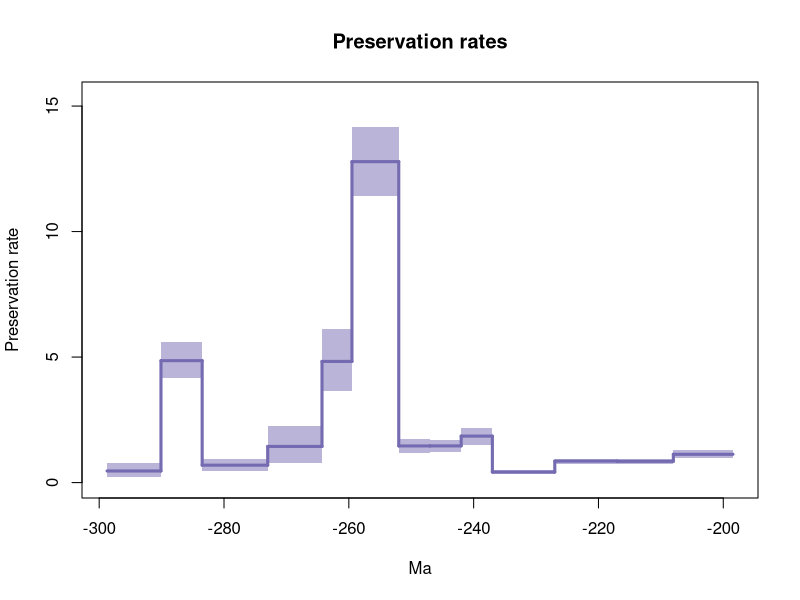

This figure's R source:
library(scales)

pdf(file='C:/Users/SimoesLabAdmin/Documents/BDNN_Arielli/reptilia/mcmc_no_predictors/BDMCMC/reptilia_pyrate_1_bdmcmc_G_BD1-1_mcmc_RTT_Qrates.pdf',width=0.6*9, height=0.6*7)

age = c(-298.7419419984017, -290.1)
Q_mean = 0.4630972153720101
Q_hpd_m = 0.203146714477061
Q_hpd_M = 0.7723521704199846
plot(age,age,type = 'n', ylim = c(0, 15.34450402313613), xlim = c(-298.7419419984017,-198.44955910407327), ylab = 'Preservation rate', xlab = 'Ma',main='Preservation rates' )
segments(x0=age[1], y0 = Q_mean, x1 = age[2], y1 = Q_mean, col = "#756bb1", lwd=3)
polygon( c(age, rev(age)), c(Q_hpd_m, Q_hpd_m, Q_hpd_M, Q_hpd_M), col = alpha("#756bb1",0.5), border = NA)
age = c(-290.1, -283.5)
Q_mean = 4.857221839038722
Q_hpd_m = 4.1469940109506265
Q_hpd_M = 5.586684573124185
segments(x0=age[1], y0 = 0.4630972153720101, x1 = age[1], y1 = Q_mean, col = "#756bb1", lwd=3)
segments(x0=age[1], y0 = Q_mean, x1 = age[2], y1 = Q_mean, col = "#756bb1", lwd=3)
polygon( c(age, rev(age)), c(Q_hpd_m, Q_hpd_m, Q_hpd_M, Q_hpd_M), col = alpha("#756bb1",0.5), border = NA)
age = c(-283.5, -273.0)
Q_mean = 0.6931015727827288
Q_hpd_m = 0.4715289447181785
Q_hpd_M = 0.9410771989392859
segments(x0=age[1], y0 = 4.857221839038722, x1 = age[1], y1 = Q_mean, col = "#756bb1", lwd=3)
segments(x0=age[1], y0 = Q_mean, x1 = age[2], y1 = Q_mean, col = "#756bb1", lwd=3)
polygon( c(age, rev(age)), c(Q_hpd_m, Q_hpd_m, Q_hpd_M, Q_hpd_M), col = alpha("#756bb1",0.5), border = NA)
age = c(-273.0, -264.3)
Q_mean = 1.4398795846740096
Q_hpd_m = 0.7882379286788943
Q_hpd_M = 2.247331497879845
segments(x0=age[1], y0 = 0.6931015727827288, x1 = age[1], y1 = Q_mean, col = "#756bb1", lwd=3)
segments(x0=age[1], y0 = Q_mean, x1 = age[2], y1 = Q_mean, col = "#756bb1", lwd=3)
polygon( c(age, rev(age)), c(Q_hpd_m, Q_hpd_m, Q_hpd_M, Q_hpd_M), col = alpha("#756bb1",0.5), border = NA)
age = c(-264.3, -259.5)
Q_mean = 4.8269669965849715
Q_hpd_m = 3.646546621713061
Q_hpd_M = 6.104802233115321
segments(x0=age[1], y0 = 1.4398795846740096, x1 = age[1], y1 = Q_mean, col = "#756bb1", lwd=3)
segments(x0=age[1], y0 = Q_mean, x1 = age[2], y1 = Q_mean, col = "#756bb1", lwd=3)
polygon( c(age, rev(age)), c(Q_hpd_m, Q_hpd_m, Q_hpd_M, Q_hpd_M), col = alpha("#756bb1",0.5), border = NA)
age = c(-259.5, -252.0)
Q_mean = 12.784888947435286
Q_hpd_m = 11.435906050353351
Q_hpd_M = 14.158198903895988
segments(x0=age[1], y0 = 4.8269669965849715, x1 = age[1], y1 = Q_mean, col = "#756bb1", lwd=3)
segments(x0=age[1], y0 = Q_mean, x1 = age[2], y1 = Q_mean, col = "#756bb1", lwd=3)
polygon( c(age, rev(age)), c(Q_hpd_m, Q_hpd_m, Q_hpd_M, Q_hpd_M), col = alpha("#756bb1",0.5), border = NA)
age = c(-252.0, -247.0)
Q_mean = 1.4605241433682952
Q_hpd_m = 1.1919026537900088
Q_hpd_M = 1.738048055124311
segments(x0=age[1], y0 = 12.784888947435286, x1 = age[1], y1 = Q_mean, col = "#756bb1", lwd=3)
segments(x0=age[1], y0 = Q_mean, x1 = age[2], y1 = Q_mean, col = "#756bb1", lwd=3)
polygon( c(age, rev(age)), c(Q_hpd_m, Q_hpd_m, Q_hpd_M, Q_hpd_M), col = alpha("#756bb1",0.5), border = NA)
age = c(-247.0, -242.0)
Q_mean = 1.4629112580702888
Q_hpd_m = 1.225833860982052
Q_hpd_M = 1.6888386523742251
segments(x0=age[1], y0 = 1.4605241433682952, x1 = age[1], y1 = Q_mean, col = "#756bb1", lwd=3)
segments(x0=age[1], y0 = Q_mean, x1 = age[2], y1 = Q_mean, col = "#756bb1", lwd=3)
polygon( c(age, rev(age)), c(Q_hpd_m, Q_hpd_m, Q_hpd_M, Q_hpd_M), col = alpha("#756bb1",0.5), border = NA)
age = c(-242.0, -237.0)
Q_mean = 1.8517878532956649
Q_hpd_m = 1.5123096258017348
Q_hpd_M = 2.1911791586165394
segments(x0=age[1], y0 = 1.4629112580702888, x1 = age[1], y1 = Q_mean, col = "#756bb1", lwd=3)
segments(x0=age[1], y0 = Q_mean, x1 = age[2], y1 = Q_mean, col = "#756bb1", lwd=3)
polygon( c(age, rev(age)), c(Q_hpd_m, Q_hpd_m, Q_hpd_M, Q_hpd_M), col = alpha("#756bb1",0.5), border = NA)
age = c(-237.0, -227.0)
Q_mean = 0.4208622492667792
Q_hpd_m = 0.348576843352432
Q_hpd_M = 0.4911560068094671
segments(x0=age[1], y0 = 1.8517878532956649, x1 = age[1], y1 = Q_mean, col = "#756bb1", lwd=3)
segments(x0=age[1], y0 = Q_mean, x1 = age[2], y1 = Q_mean, col = "#756bb1", lwd=3)
polygon( c(age, rev(age)), c(Q_hpd_m, Q_hpd_m, Q_hpd_M, Q_hpd_M), col = alpha("#756bb1",0.5), border = NA)
age = c(-227.0, -217.0)
Q_mean = 0.8553845408842593
Q_hpd_m = 0.7597098792119701
Q_hpd_M = 0.9550051808730918
segments(x0=age[1], y0 = 0.4208622492667792, x1 = age[1], y1 = Q_mean, col = "#756bb1", lwd=3)
segments(x0=age[1], y0 = Q_mean, x1 = age[2], y1 = Q_mean, col = "#756bb1", lwd=3)
polygon( c(age, rev(age)), c(Q_hpd_m, Q_hpd_m, Q_hpd_M, Q_hpd_M), col = alpha("#756bb1",0.5), border = NA)
age = c(-217.0, -208.0)
Q_mean = 0.8484223198548205
Q_hpd_m = 0.7520942874070603
Q_hpd_M = 0.9493877711454701
segments(x0=age[1], y0 = 0.8553845408842593, x1 = age[1], y1 = Q_mean, col = "#756bb1", lwd=3)
segments(x0=age[1], y0 = Q_mean, x1 = age[2], y1 = Q_mean, col = "#756bb1", lwd=3)
polygon( c(age, rev(age)), c(Q_hpd_m, Q_hpd_m, Q_hpd_M, Q_hpd_M), col = alpha("#756bb1",0.5), border = NA)
age = c(-208.0, -198.44955910407327)
Q_mean = 1.1275589696063275
Q_hpd_m = 0.9723938025056705
Q_hpd_M = 1.2848369291601167
segments(x0=age[1], y0 = 0.8484223198548205, x1 = age[1], y1 = Q_mean, col = "#756bb1", lwd=3)
segments(x0=age[1], y0 = Q_mean, x1 = age[2], y1 = Q_mean, col = "#756bb1", lwd=3)
polygon( c(age, rev(age)), c(Q_hpd_m, Q_hpd_m, Q_hpd_M, Q_hpd_M), col = alpha("#756bb1",0.5), border = NA)
n <- dev.off()